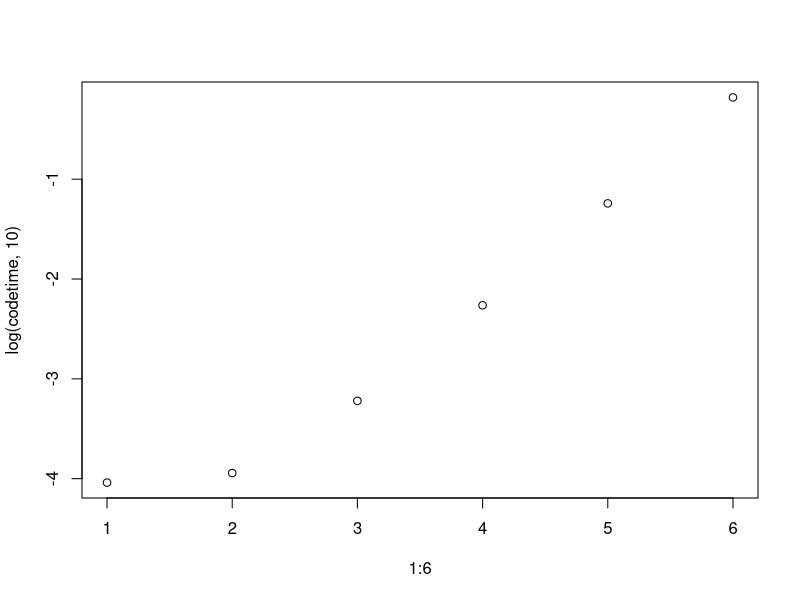

Reproduce this figure in R.
##### Sample Code for Module 1#####


your_function <- function(y_t,t,maxcap) {
  # Some computation here #
#  check_up = toupper(y_t)
#  check_low = tolower(y_t)
#  clean_index = which(check_up == check_low)
#  y_t = as.numeric(y_t[clean_index])
#  t = as.numeric(t[clean_index])
  y_t = as.numeric(y_t)
  t = as.numeric(t)
  clean_index = which(!y_t%in% NA)
  y_t = as.numeric(y_t[clean_index])
  t = as.numeric(t[clean_index])
  
  n = length(y_t)
  cal = rep(0,n)
  for (i in 2:n){
    cal[i] = abs(y_t[i]-y_t[i-1])
  }
  index=c(which.max(cal):n)
  y_t = y_t[index]
  t = t[index]
  
  y_bar = mean(y_t);t_bar = mean(t)
  y = y_t-y_bar;t = t-t_bar
  slope = sum(y*t)/sum(t^2)
  intercept = y_bar - slope*t_bar
  predicted_time = (0.9*maxcap-intercept)/slope 
  return(predicted_time)
}




### Robustness/Error Tolerance ###
maxcap = 10; y_t = c(1:3,rep(NA,7)); t = 1:10; 
tryCatch(your_function(y_t,t,maxcap),error=function(e) "error")
maxcap = 10; y_t = c(1:3,sample(c(rep("a",5),rep(NA,5)),7)); t = 1:10; 
tryCatch(your_function(y_t,t,maxcap),error=function(e) "error")
# and other examples.

### Accuracy ###
maxcap = 15; y_t = 1:10; t = 1:10; trueTime = 14
# some loss function l(your_function(y_t,t,maxcap),trueTime)
# square-error loss:
(your_function(y_t,t,maxcap) - trueTime)^2
# non-symmetric square-error loss:
if(trueTime >= your_function(y_t,t,maxcap)) {
  (trueTime - your_function(y_t,t,maxcap))^2
} else {
  Inf
}  

### Speed ###
maxcap=2*10^5
y_t = 1:(10^5);  y_t[sample(1:10^5,10)] = NA; y_t[sample(1:10^5,10)] = 0; 
t = 1:(10^5);

codetime = rep(0,10)
for(i in 1:10) {
  start=Sys.time()
  output = your_function(y_t,t,maxcap) 
  end=Sys.time()
  codetime[i] = as.numeric(end-start)
}
mean(codetime)

### Scalability  ###
codetime = 1:6; maxcap = 10^7
for(i in 1:6) {
  start=Sys.time()
  y_t = 1:(10^i); t = 1:(10^i);
  output = your_function(y_t,t,maxcap) 
  end=Sys.time()
  codetime[i] = as.numeric(end-start)
}
plot(1:6,log(codetime,10))

